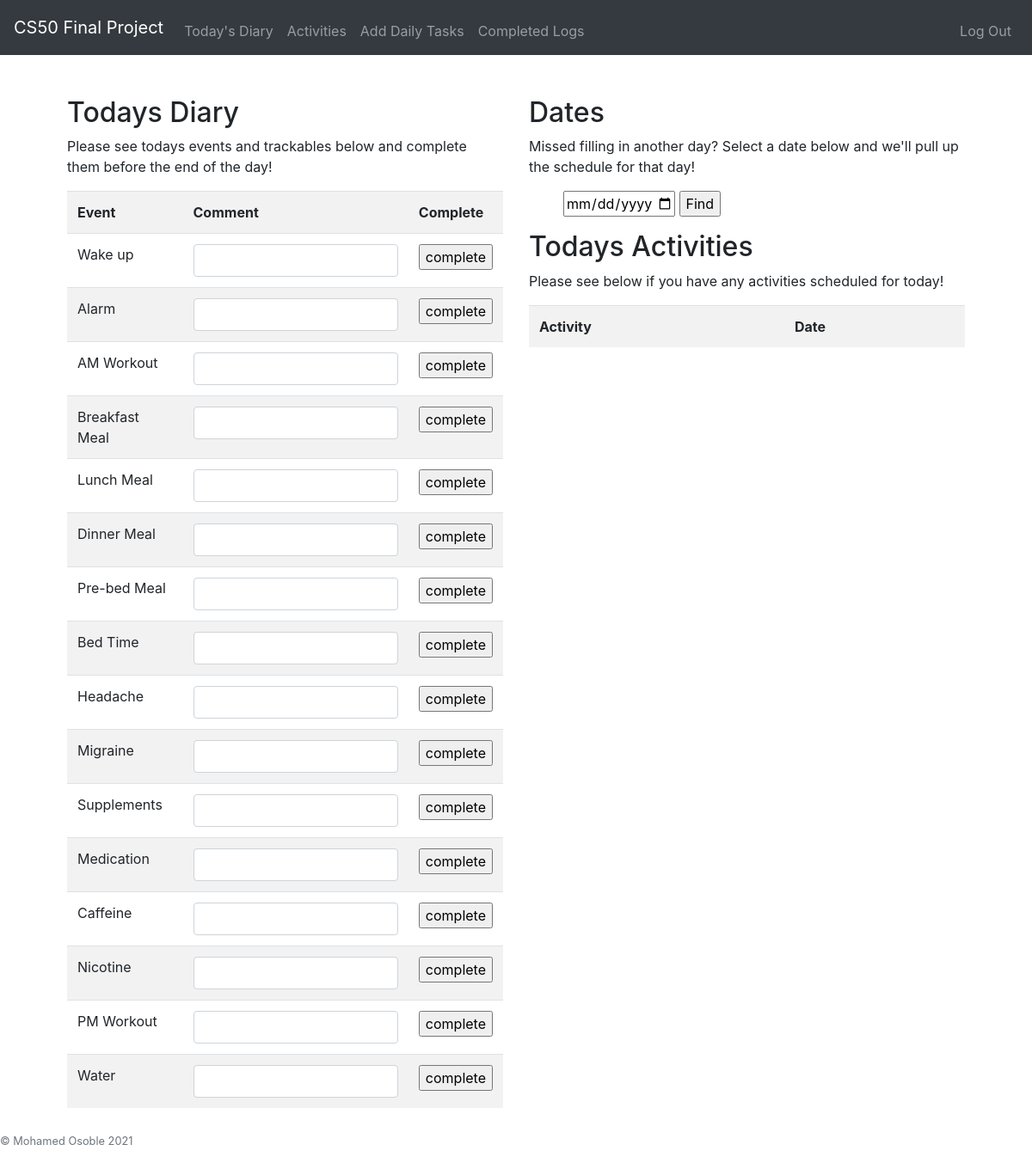
/diary (signed in), run on the app's committed database.
### tables this page shows
CREATE TABLE "usertasks" (
	"id"	INTEGER NOT NULL,
	"userid"	INTEGER NOT NULL,
	"taskid"	INTEGER NOT NULL,
	"taskname"	TEXT NOT NULL,
	FOREIGN KEY("taskid") REFERENCES "daily"("id"),
	FOREIGN KEY("userid") REFERENCES "users"("userid"),
	PRIMARY KEY("id" AUTOINCREMENT)
);

### app.py (the view, shortened to what this page needs)
@app.route("/diary", methods=["GET", "POST"])
@login_required
def diary():
    userId = session.get("user_id")
    logSQL = db.execute("SELECT * FROM log WHERE userid = ? AND date = ?", userId, today)
    tasks = db.execute("SELECT * FROM usertasks WHERE userid = ?", userId)
    activities = db.execute("SELECT * FROM activities WHERE user_id = ? AND date = ?", userId, today)
    logs = {d['taskname']:d['comment'] for d in logSQL}
    return render_template("diary.html", tasks=tasks, logs=logs, today=today, activities=activities)

### app.py (called while the page is built)
def login_required(f):
    @wraps(f)
    def decorated_function(*args, **kwargs):
        if session.get("user_id") is None:
            return redirect("/login")
        return f(*args, **kwargs)
    return decorated_function

### templates/diary.html (shortened to what this page needs)
{% extends "layout.html" %}
{% block main %}
  <div class="row g-5">
    <div class="col-md-6">
      <h2>Todays Diary</h2>
      <p>Please see todays events and trackables below and complete them before the end of the day!</p>
      <form name="diary" method="post" action="/diary">
        <table class="table table-striped">
            <tr>
                <th scope="col">
                    Event
                </th>
                <th scope="col">
                    Comment
                </th>
                <th scope="col">
                    Complete
                </th>
            </tr>
            {% for task in tasks %}
            {% if task.taskname in logs %}
            <tr>
                <td>
                    {{ task.taskname }}
                </td>
                <td>
                    {{ logs[task.taskname] }}
                </td>
                <td>
                    {{ today }}
                </td>
            </tr>
            {% else %}
            <tr>
                <form name="diary" method="post" action="/diary">
                <td>
                    <a name="taskName"> {{ task.taskname }} </a>
                </td>
                <td>
                    <input class="form-control" type="text" name= "{{ task.taskname }}" id="{{ task.taskId }}">
                </td>
                <td>
                    <input type="submit" value="complete">
                </td>
                </form>
            </tr>
            {% endif %}
            {% endfor %}
        </table>
    </div>
    <div class="col-md-6">
      <h2>Dates</h2>
      <p>Missed filling in another day? Select a date below and we'll pull up the schedule for that day!</p>
      <ul class="icon-list">
        <form name="selectDate" method="POST" action="/editdiary">
            <input type="date" name="date" max={{ today }}>
            <input type="submit" value="Find" formaction="/editdiary">
        </form>
      </ul>
      <h2>Todays Activities</h2>
      <p> Please see below if you have any activities scheduled for today! </p>
      <table class="table table-striped">
        <tr>
            <th scope="col">
                Activity
            </th>
            <th scope="col">
                Date
            </th>
        </tr>
    </table>
    </div>
  </div>
{% endblock %}

### data on the page
usertasks: taskname "Wake up"
usertasks: taskname "Alarm"
usertasks: taskname "AM Workout"
usertasks: taskname "Breakfast Meal"
usertasks: taskname "Lunch Meal"
usertasks: taskname "Dinner Meal"
usertasks: taskname "Pre-bed Meal"
usertasks: taskname "Bed Time"
usertasks: taskname "Headache"
usertasks: taskname "Migraine"
usertasks: taskname "Supplements"
usertasks: taskname "Medication"
usertasks: taskname "Caffeine"
usertasks: taskname "Nicotine"
usertasks: taskname "PM Workout"
usertasks: taskname "Water"
